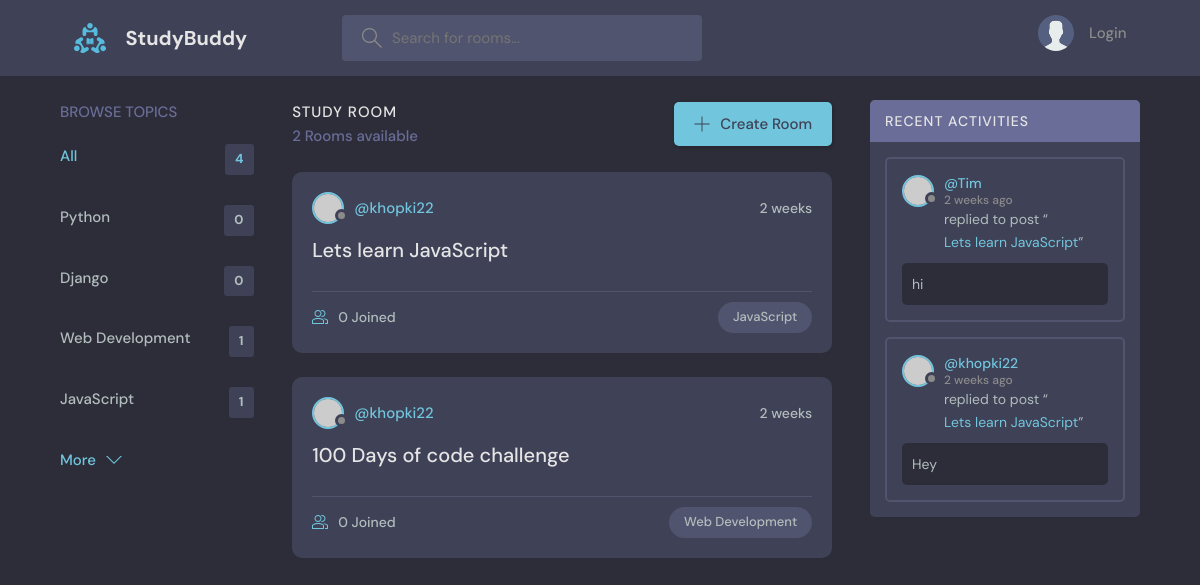
Before: / with the older database file.
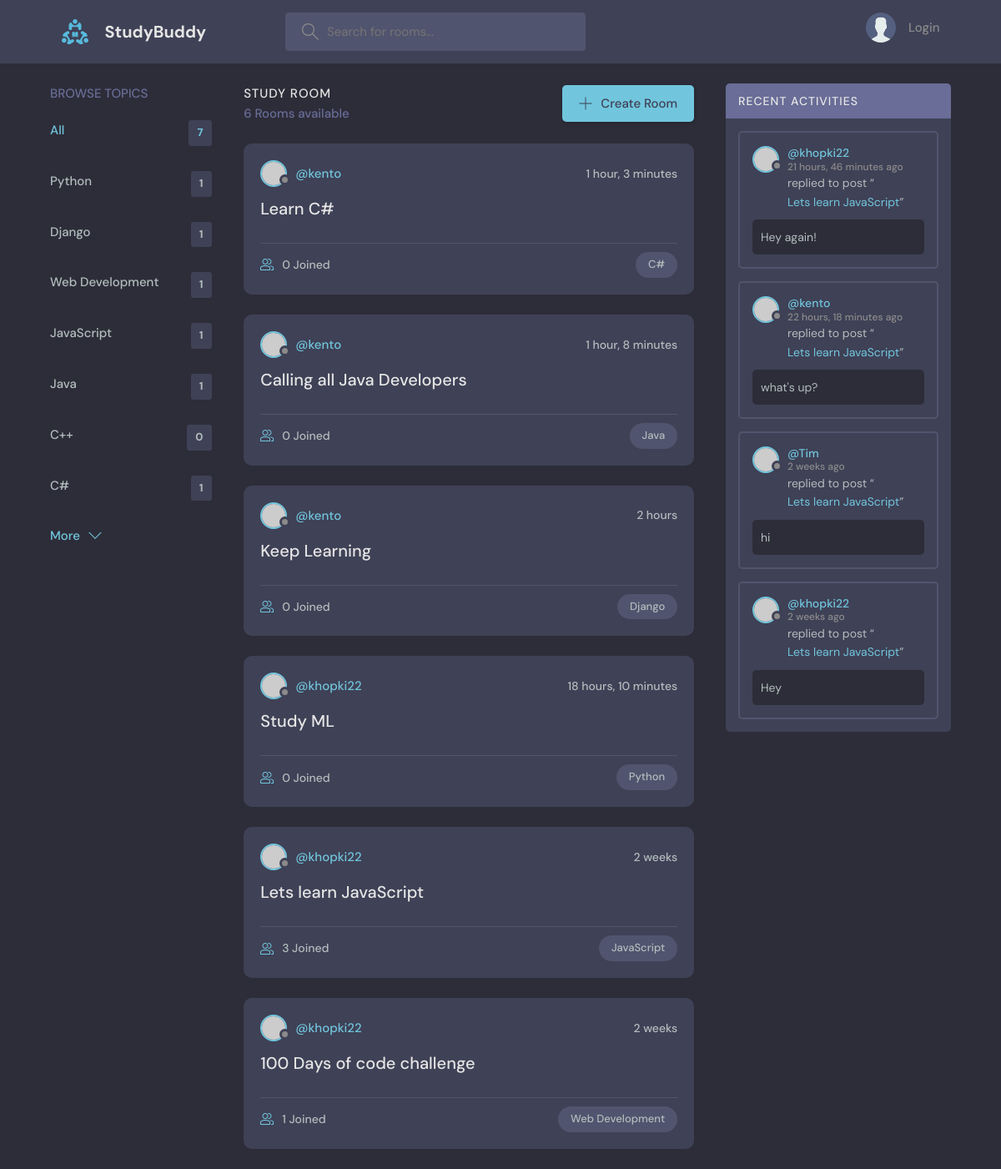
After: the same page with the newer database file.
### base/models.py (models this page shows, shortened)
class Topic(models.Model):
    name = models.CharField(max_length=200)

class Room(models.Model):
    host = models.ForeignKey(User, on_delete=models.SET_NULL, null=True)
    topic = models.ForeignKey(Topic, on_delete=models.SET_NULL, null=True)
    name = models.CharField(max_length=200)
    description = models.TextField(null=True, blank=True)
    participants = models.ManyToManyField(
        User, related_name='participants', blank=True)
    updated = models.DateTimeField(auto_now=True)
    created = models.DateTimeField(auto_now_add=True)
    class Meta:
        ordering = ['-updated', '-created']
    def __str__(self):
        return self.name

class Massage(models.Model):
    user = models.ForeignKey(User, on_delete=models.CASCADE)
    room = models.ForeignKey(Room, on_delete=models.CASCADE)
    body = models.TextField()
    updated = models.DateTimeField(auto_now=True)
    created = models.DateTimeField(auto_now_add=True)
    class Meta:
        ordering = ['-updated', '-created']

### base/views.py (the view)
# urls.py: path('', views.home, name="home"),
def home(request):
    q = request.GET.get('q') if request.GET.get('q') != None else ''
    rooms = Room.objects.filter(
        Q(topic__name__icontains = q) |
        Q(name__icontains=q) |
        Q(description__icontains=q)
        )
    topics = Topic.objects.all()
    room_count = rooms.count()
    room_messages = Massage.objects.filter(Q(room__topic__name__icontains=q))
    context = {'rooms':rooms, 'topics':topics,
                'room_count':room_count, 'room_messages' : room_messages}
    return render(request, 'base/home.html', context)

### base/templates/base/home.html (shortened to what this page needs)
{% extends 'main.html' %}
{% block content %}
    <main class="layout layout--3">
      <div class="container">
        {% include 'base/topics_component.html' %}
        <div class="roomList">
          <div class="roomList__header">
            <div>
              <h2>Study Room</h2>
              <p>{{room_count}} Rooms available</p>
            </div>
            <a class="btn btn--main" href="{% url 'create-room' %}">
              <svg version="1.1" xmlns="http://www.w3.org/2000/svg" width="32" height="32" viewBox="0 0 32 32">
                <title>add</title>
                <path
                  d="M16.943 0.943h-1.885v14.115h-14.115v1.885h14.115v14.115h1.885v-14.115h14.115v-1.885h-14.115v-14.115z"
                ></path>
              </svg>
              Create Room
            </a>
          </div>
          {% include 'base/feed_component.html' %}
        </div>
        {% include 'base/activity_component.html' %}
      </div>
    </main>
    {% endblock %}

### base/templates/base/topics_component.html
<div class="topics">
    <div class="topics__header">
      <h2>Browse Topics</h2>
    </div>
    <ul class="topics__list">
      <li>
        <a href="{% url 'home' %}" class="active">All <span>{{topics.count}}</span></a>
      </li>
      {% for topic in topics %}
      <li>
        <a href="{% url 'home' %}?q={{topic.name}}">{{topic.name}} <span>{{topic.room_set.all.count}}</span></a>
      </li>
      {% endfor %}
    </ul>
    <a class="btn btn--link" href="topics.html">
      More
      <svg version="1.1" xmlns="http://www.w3.org/2000/svg" width="32" height="32" viewBox="0 0 32 32">
        <title>chevron-down</title>
        <path d="M16 21l-13-13h-3l16 16 16-16h-3l-13 13z"></path>
      </svg>
    </a>
  </div>

### base/templates/base/feed_component.html (shortened to what this page needs)
{% for room in rooms %}
<div class="roomListRoom">
    <div class="roomListRoom__header">
      <a href="{% url 'user-profile' room.host.id %}" class="roomListRoom__author">
        <div class="avatar avatar--small">
          <img src="https://randomuser.me/api/portraits/women/11.jpg" />
        </div>
        <span>@{{room.host.username}}</span>
      </a>
      <div class="roomListRoom__actions">
        <span>{{room.created|timesince}}</span>
      </div>
    </div>
    <div class="roomListRoom__content">
      <a href="{% url 'room' room.id %}">{{room.name}}</a>
    </div>
    <div class="roomListRoom__meta">
      <a href="{% url 'room' room.id %}" class="roomListRoom__joined">
        {{room.participants.all.count}} Joined
      </a>
      <p class="roomListRoom__topic">{{room.topic.name}}</p>
    </div>
  </div>
{% endfor %}

### base/templates/base/activity_component.html (shortened to what this page needs)
<div class="activities">
    <div class="activities__header">
      <h2>Recent Activities</h2>
    </div>
    {% for message in room_messages %}
    <div class="activities__box">
      <div class="activities__boxHeader roomListRoom__header">
        <a href="{% url 'user-profile' message.user.id %}" class="roomListRoom__author">
          <div class="avatar avatar--small">
            <img src="https://randomuser.me/api/portraits/women/11.jpg" />
          </div>
          <p>
            @{{message.user}}
            <span>{{message.created|timesince}} ago</span>
          </p>
        </a>
      </div>
      <div class="activities__boxContent">
        <p>replied to post “<a href="{% url 'room' message.room.id %}">{{message.room}}</a>”</p>
        <div class="activities__boxRoomContent">
          {{message.body}}
        </div>
      </div>
    </div>
    {% endfor %}
  </div>

Changed rows visible on the page:
computed for Topic "Python": room_set.all.count "0" → "1"
computed for Topic "Django": room_set.all.count "0" → "1"
added Topic: name "Java", room_set.all.count "1"
added Topic: name "C++", room_set.all.count "0"
added Topic: name "C#", room_set.all.count "1"
added Room: host.username "kento", created "1 hour, 3 minutes", name "Learn C#", participants.all.count "0", topic.name "C#"
added Room: host.username "kento", created "1 hour, 8 minutes", name "Calling all Java Developers", participants.all.count "0", topic.name "Java"
added Room: host.username "kento", created "2 hours", name "Keep Learning", participants.all.count "0", topic.name "Django"
added Room: host.username "khopki22", created "18 hours, 10 minutes", name "Study ML", participants.all.count "0", topic.name "Python"
changed Room "Lets learn JavaScript": participants.all.count "0" → "3"
computed for Room "100 Days of code challenge": participants.all.count "0" → "1"
added Massage: user "khopki22", created "21 hours, 46 minutes", room "Lets learn JavaScript", body "Hey again!"
added Massage: user "kento", created "22 hours, 18 minutes", room "Lets learn JavaScript", body "what's up?"
Other visible differences:
{{ topics.count }}: "4" → "7"
{{ room_count }}: "2" → "6"
